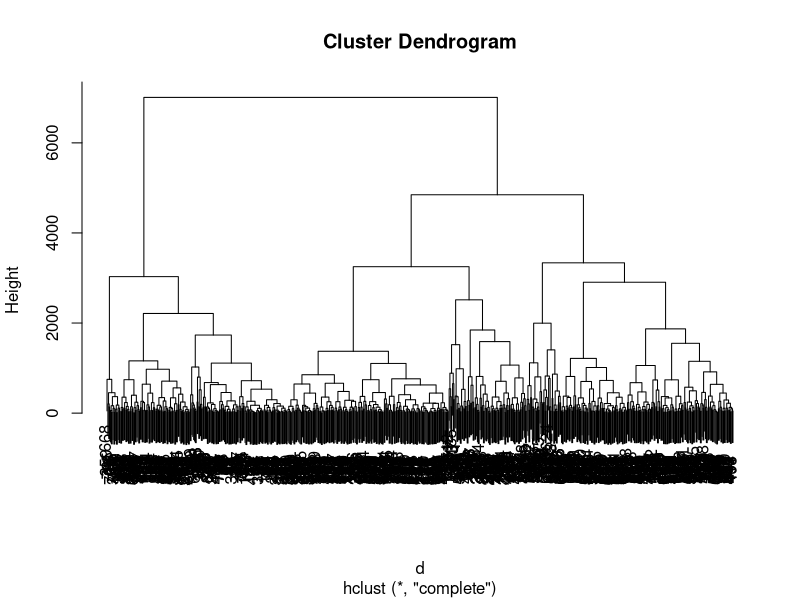
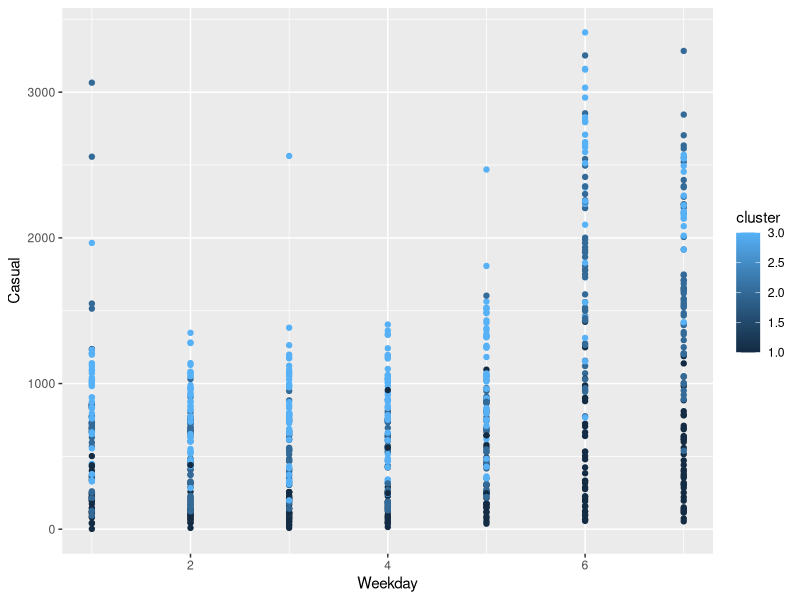
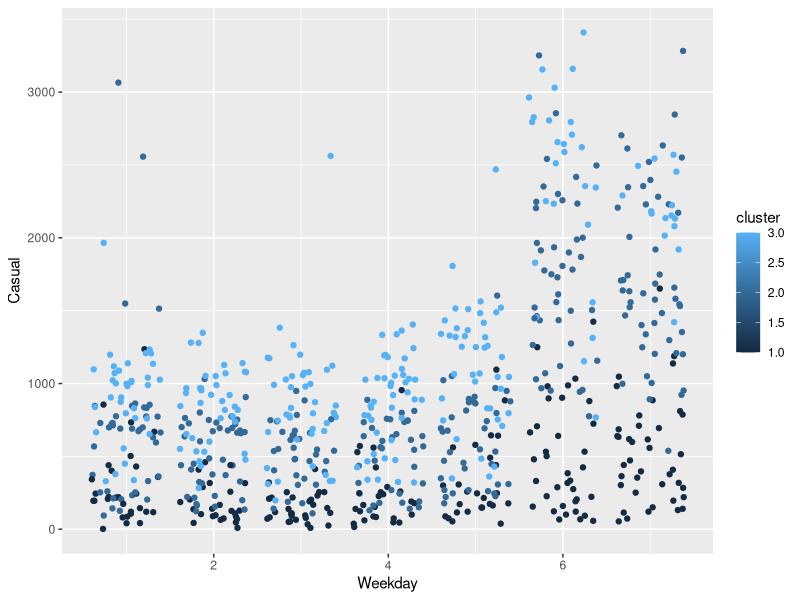
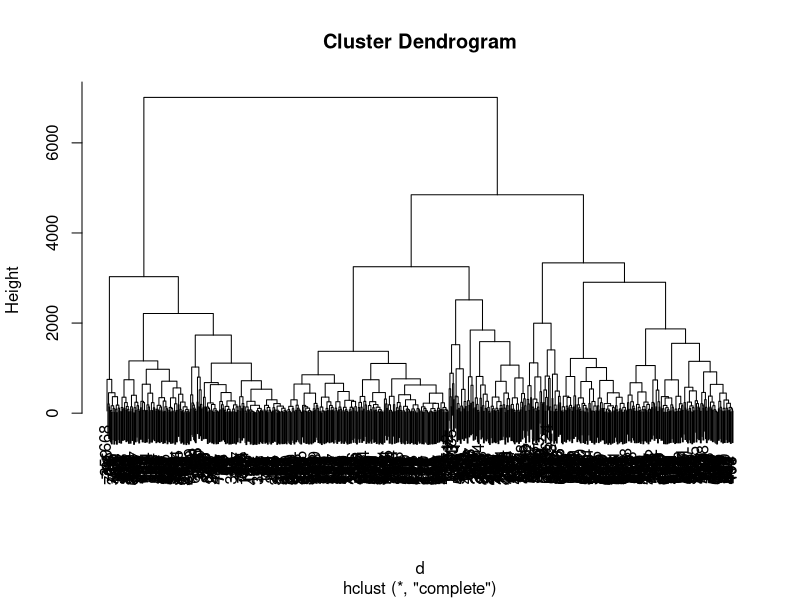
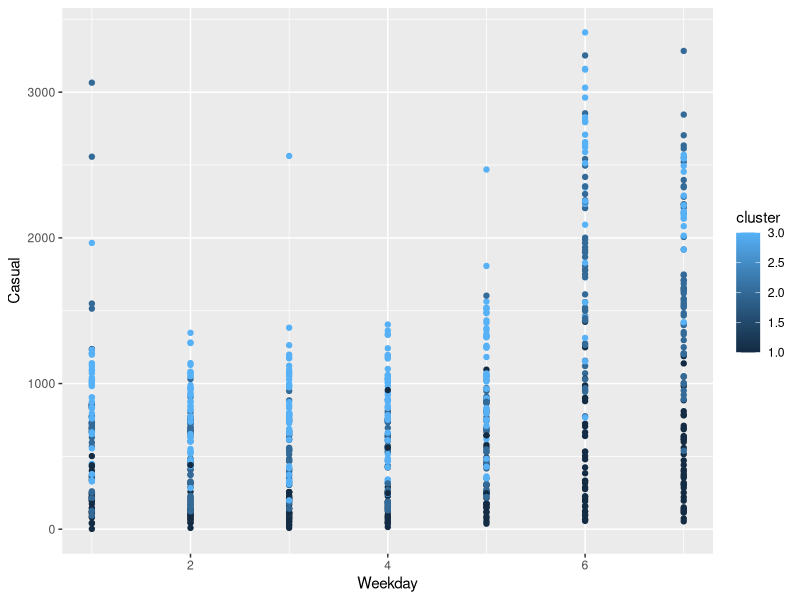
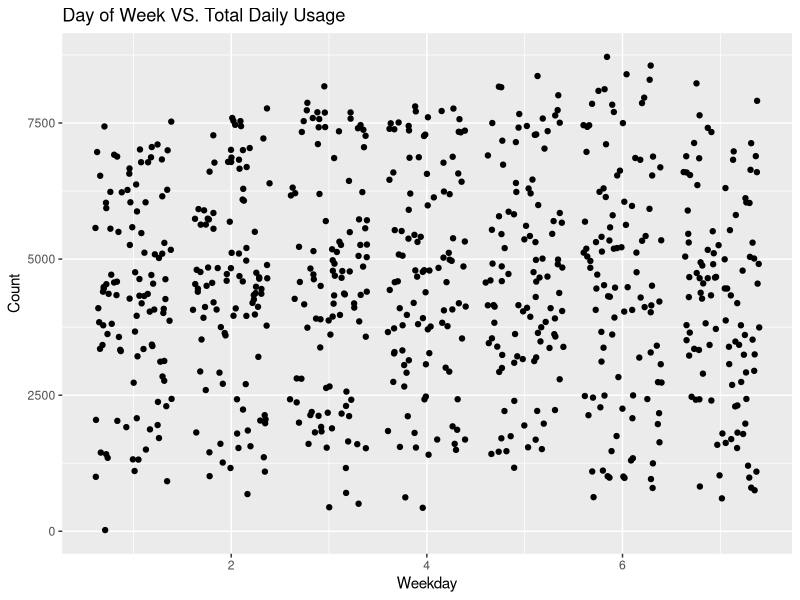
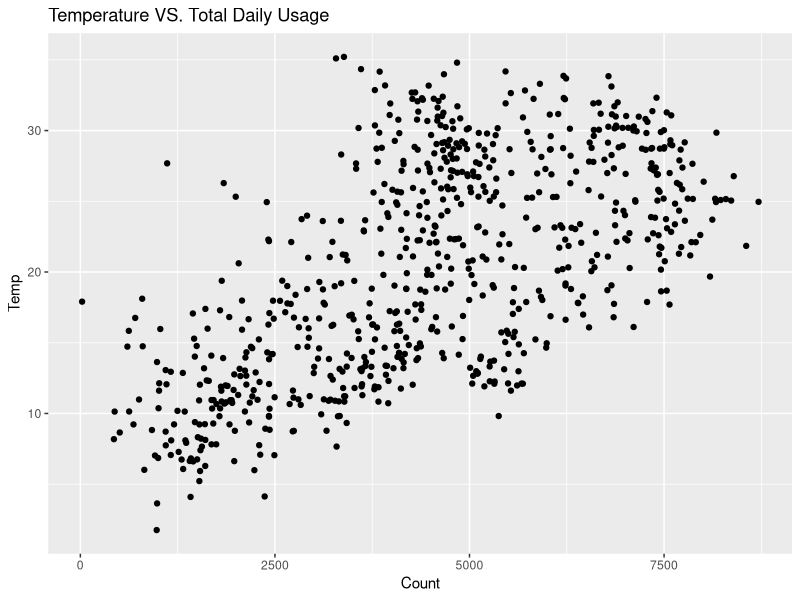
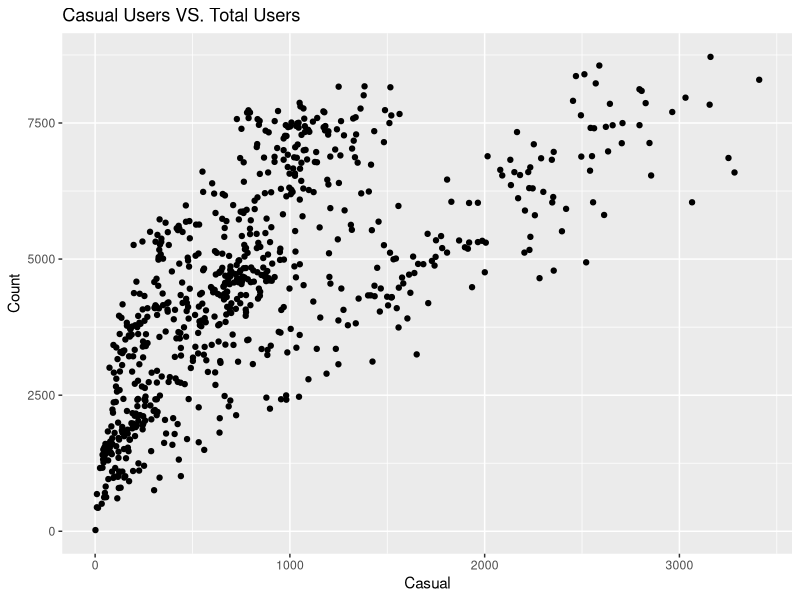

These charts were generated, in order, by the following R code:
  #  install.packages('reshape2')
#   Install reshape2 package
library(reshape2)
  #  install.packages('corrplot')
#   Install ggplot2 package
library(ggplot2)
  #  install.packages('flashClust')
#install.packages("flashClust")
library(flashClust)


  #  import data frame from csv
bike <- read.csv('BikeSharing.csv')

  #  Initial Inspection
head(bike)
View(bike)
str(bike)

  #  Consolidate Use Columns for Further Analysis 
sm_bike <- bike[,c("Weekday","Casual", "Registered")]

  #  Define Day of Week Vector
weekday <-levels(bike$Weekday)
weekday
Weekday_binary <- data.frame(matrix(ncol=length(weekday),nrow=nrow(sm_bike)))
colnames(Weekday_binary) <- weekday

  #  Set up Distance Matrix for Clustering of Consolidated Bike Dataframe 
distance_matrix <- dist(sm_bike)
cluster_model <- flashClust(distance_matrix) 
plot(cluster_model)

  #  Summarize year column of bike 
summary(bike$Year)

  #  Cluster into 3 groups 
clusterCut <- cutree(cluster_model, 3)
clusterCut 

  #  Define and Plot Dataframe based off clusters of consolidated usage data
bike_clusters <- cbind(sm_bike, cluster=clusterCut) 
head(bike_clusters) 
qplot(data=bike_clusters, x=Weekday, y=Casual, colour=cluster)
qplot(data=bike_clusters, x=Weekday, y=Casual, colour=cluster, geom="jitter")

  #  Define Second consolidated dataframe and prepare for clustering on weather and user type 
sm_bike2 <- bike[,c("Weather","Casual", "Registered")]
weather <- levels(bike$Weather)
Weather_binary <- data.frame(matrix(ncol=length(weather),nrow=nrow(sm_bike2)))
colnames(Weather_binary) <- weather

  #  Define distance matrix for condition vs user type clustering 
distance_matrix2 <- dist(sm_bike2)
cluster_model2 <- flashClust(distance_matrix2) 
plot(cluster_model2)

  #  Cluster into 3 groups for second clustering method 
clusterCut2 <- cutree(cluster_model2, 3)
clusterCut2

  #  
bike_clusters2 <- cbind(sm_bike2, cluster=clusterCut2) 
head(bike_clusters2) 

  # Various Plots of Variables with Logical Coorelations 
qplot(data=bike_clusters, x=Weekday, y=Casual, colour=cluster)
qplot(data=bike, x=Weekday, y=Count, geom="jitter", main = "Day of Week VS. Total Daily Usage")
qplot(data=bike, x=Count, y=Temp, geom="jitter", main = "Temperature VS. Total Daily Usage")
qplot(data=bike, x=Casual, y=Count, geom="jitter", main = "Casual Users VS. Total Users")
qplot(data=bike, x=Registered, y=Count, geom="jitter", main = "Registered Users VS. Total Users")
qplot(data=bike, x=Temp, fill=Registered, geom="bar", main = "Temperature VS. Registered Users")
qplot(data=bike, x=Temp, fill=Casual, geom="bar", main = "Temp vs. Casual Users")
qplot(data=bike, x=Holiday, fill=Registered, geom="bar",  main = "Holiday vs Registered Bike Usage")
qplot(data=bike, x=Holiday, fill=Casual, geom="bar",  main = "Relationship of Casual Usage with Holiday Classification")
qplot(data=bike, x=Weekday, fill=Registered, geom="bar", main = "Registered Bike Usage by Day of The Week")
qplot(data=bike, x=Weekday, fill=Casual, geom="bar", main = "Registered Bike Usage by Day of The Week")
